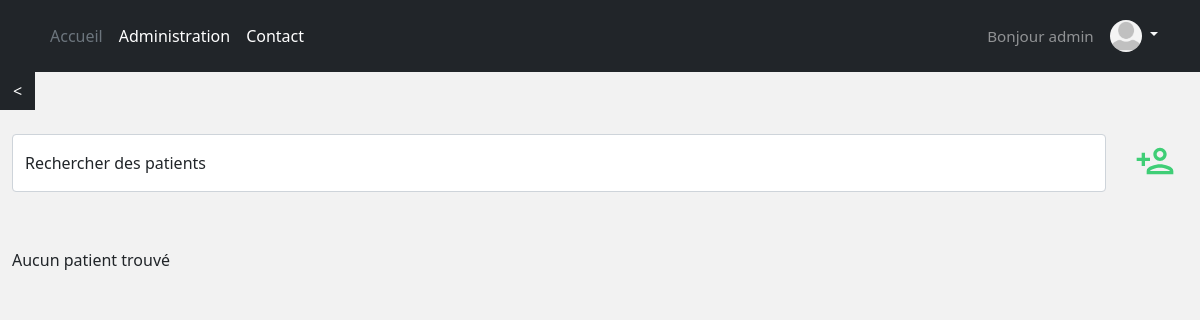
Before: /patient/patients/is_author/ (signed in) with the older database file.
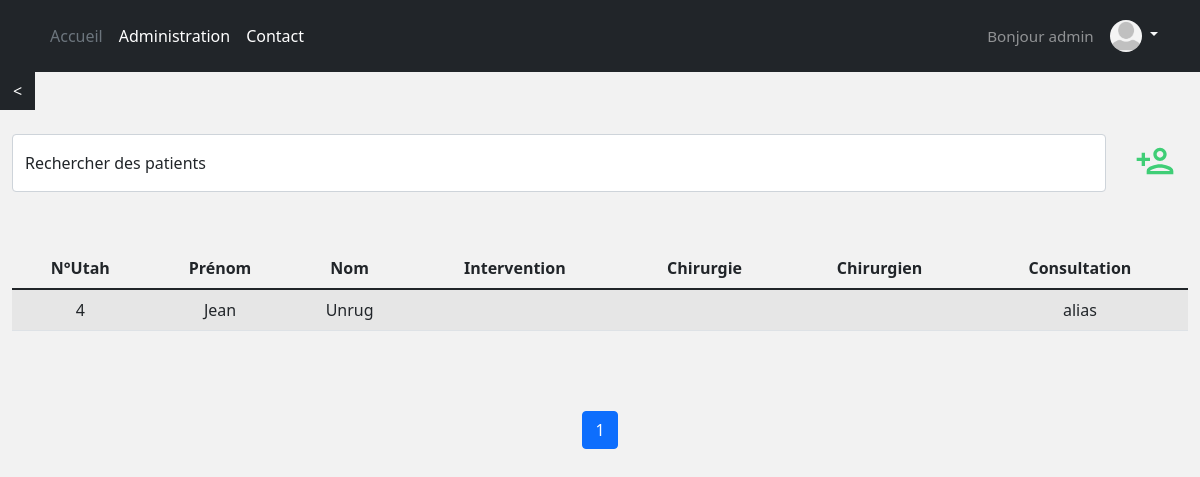
After: the same page with the newer database file.
### account/models.py (models this page shows, shortened)
class Account(AbstractBaseUser):
    username = models.CharField(max_length=30, unique=True)
    email = models.EmailField(verbose_name="email", max_length=60, unique=True)
    alias = models.CharField(max_length=200, default="Dr.")
    profile_picture = models.ImageField(upload_to=upload_location, blank=True, null=True)
    date_joined = models.DateTimeField(verbose_name='date joined', auto_now_add=True)
    last_login = models.DateTimeField(verbose_name='last login', auto_now=True)
    is_admin = models.BooleanField(default=False)
    is_active = models.BooleanField(default=True)
    is_staff = models.BooleanField(default=False)
    is_superuser = models.BooleanField(default=False)
    USERNAME_FIELD = 'username'
    REQUIRED_FIELDS = ['email']
    objects = MyAccountManager()
    def profile_picture_is_valid(self):
        return self.profile_picture and os.path.isfile(os.path.join(MEDIA_ROOT, self.profile_picture.name))

### patient/models.py (models this page shows, shortened)
class Patient(models.Model):
    firstname = models.CharField('prénom', max_length=200, default="")
    lastname = models.CharField('nom', max_length=200, default="")
    height = models.IntegerField('taille')
    weight = models.IntegerField('poids')
    ddn = models.DateField('Date de naissance')
    ddi = models.DateField("Date de l'intervention", null=True, blank=True)
    intervention = models.CharField('intervention', max_length=200, default="", blank=True)
    chirurgien = models.CharField('chirurgien', max_length=200, default="", blank=True)
    chirurgie = models.CharField("Discipline de l'intervention", max_length=40, choices=to_choice(CHIR_CHOICES), blank=True)
    bleeding_risk = models.CharField("Risque hémorragique de la chirurgie", max_length=100, choices=to_choice(BLEEDRISK_CHOICES), blank=True)
    ddconsult = models.DateField("Date de la consultation", auto_now_add=True, blank=True)
    traitements = models.JSONField(default=dict, blank=True)
    algo = models.CharField("Algorithme suivi", max_length=40, choices=to_choice(ALGO_CHOICES), blank=True)
    algo_complete_results = models.JSONField(default=dict)
    schema_therap = models.CharField("Schéma thérapeutique donné au patient", max_length=40, default="Date exacte",
                                     choices=to_choice(["Date exacte", "Terminologie 'dernière prise à J-xx'", "Pas d'arrêt du traitement"]))
    aptt = models.IntegerField('APTT', null=True, blank=True)
    pt = models.IntegerField('PT', null=True, blank=True)
    inr = models.IntegerField('INR', null=True, blank=True)
    hemoglobine = models.IntegerField('Hémoglobine', null=True, blank=True)
    plaquette = models.IntegerField('Plaquettes', null=True, blank=True)
    dfg = models.IntegerField('DFG', null=True, blank=True)
    vol_sang = models.IntegerField('Volume de saignement peropératoire', null=True, blank=True)
    coag = models.CharField("Qualité de la coagulation selon le chirurgien", max_length=2, default='-5',
                            choices=to_choice(['-' + str(i) for i in range(6)] + ['+' + str(i) for i in range(5, -1, -1)]))
    incl_num = models.AutoField(primary_key=True)
    date_published = models.DateTimeField(auto_now_add=True, verbose_name="date published")
    date_updated = models.DateTimeField(auto_now=True, verbose_name="date updated")
    author = models.ForeignKey(settings.AUTH_USER_MODEL, on_delete=models.CASCADE)
    slug = models.SlugField(blank=True, unique=True)

### patient/views.py (the view)
# urls.py: path('patients/<filter>/', patients_view, name="patients"),
@login_required(login_url='login')
def patients_view(request, filter):
    context = {}
    query, patients = get_patients_page(request, N_PATIENTS_PER_PAGE, filter)
    context['patients'] = patients
    context['n_patients'] = len(patients)
    if query:
        context['query'] = query
    return render(request, 'patient/patients.html', context)

### patient/utils.py (called while the page is built)
def get_patients_queryset(query=None, **kwargs):
    queryset = []
    queries = query.split(" ")
    ref_patients = Patient.objects.filter(**kwargs)
    for q in queries:
        patients = Patient.objects.filter(
            Q(incl_num__icontains=q) |
            Q(firstname__icontains=q) |
            Q(lastname__icontains=q) |
            Q(intervention__icontains=q) |
            Q(chirurgie__icontains=q) |
            Q(chirurgien__icontains=q)
        ).distinct()
        for patient in patients:
            if patient in ref_patients:
                queryset.append(patient)
    return list(set(queryset))

def get_patients_page(request, patients_per_page=10, filter='is_author'):
    query = ""
    if request.GET:
        query = str(request.GET.get('q', ''))
    kwargs = {}
    if filter == "is_author":
        kwargs["author"] = request.user
    patients = sorted(get_patients_queryset(query, **kwargs), key=attrgetter('date_updated'), reverse=True)
    page = request.GET.get('page', 1)
    patients_paginator = Paginator(patients, patients_per_page)
    try:
        patients = patients_paginator.page(page)
    except PageNotAnInteger:
        patients = patients_paginator.page(patients_per_page)
    except EmptyPage:
        patients = patients_paginator.page(patients_paginator.num_pages)
    return query, patients

### patient/templates/patient/patients.html (shortened to what this page needs)
{% extends 'base.html' %}
{% load bootstrap %}
{% load static %}
{% block content %}
<a href="{% url 'home' %}" class="btn btn-dark" style="border-radius: 0;"><</a>
<br><br>
<div class="container-fluid d-grid gap-3 align-items-center" style="grid-template-columns: 2fr;">
  <div class="d-flex align-items-left">
    <form class="w-100 me-3" method="get">
      <div class="form-floating">
        <input class="form-control"  name="q" type="search" id="id_q" placeholder="recherche">
        <label for="id_q">Rechercher des patients</label>
      </div>
    </form>
    <div class=add-patient>
      <a href="{% url 'patient:preop' %}" class="btn">
        <img src="{% static 'images/add_patient.svg' %}" class="icon2" width="40px" />
      </a>
    </div>
  </div>
  <br>
  {% if n_patients %}
  <div class="table-responsive">
    <table id="mytable" class="table table-bordred table-striped sortable">
      <thead>
        <th>N°Utah</th>
        <th>Prénom</th>
        <th>Nom</th>
        <th>Intervention</th>
        <th>Chirurgie</th>
        <th>Chirurgien</th>
        <th>Consultation</th>
      </thead>
      <tbody>
        {% for file in patients %}
          <tr data-href="{% url 'patient:detail' file.slug %}">
            <td>{{file.incl_num}}</td>
            <td>{{file.firstname}}</td>
            <td>{{file.lastname}}</td>
            <td>{{file.intervention}}</td>
            <td>{{file.chirurgie}}</td>
            <td>{{file.chirurgien}}</td>
            <td>{{file.author.alias}}</td>
          </tr>
        {% endfor %}
      </tbody>
    </table>
   </div>
  {% include 'patient/snippets/patient_pagination.html' with patients=patients %}
  {% else %}
  <p>Aucun patient trouvé</p>
  {% endif %}
</div>
{% endblock content %}

### templates/base.html (shortened to what this page needs)
<!DOCTYPE html>
<html lang=fr>
<head>
  <link href="https://cdn.jsdelivr.net/npm/bootstrap@5.1.3/dist/css/bootstrap.min.css" rel="stylesheet">
</head>
<body>
{% if request.user.is_authenticated %}
  {% include 'snippets/header.html' %}
{% endif %}
<div class="main">
	{% block content %}
	{% endblock content %}
  <br><br>
</div>
</body>
</html>

### templates/snippets/header.html (shortened to what this page needs)
{% load static %}
<header class="p-3 bg-dark text-white">
	<div class="container">
		<div class="d-flex flex-wrap align-items-center justify-content-center justify-content-lg-start">
			<ul class="nav col-12 col-lg-auto me-lg-auto mb-2 justify-content-center mb-md-0">
				<li><a class="nav-link px-2 text-secondary" href="{% url 'home' %}">Accueil</a></li>
				<li><a class="nav-link px-2 text-white" href="/admin/">Administration</a></li>
				<li><a class="nav-link px-2 text-white" href="#">Contact</a></li>
			</ul>
			<h2 class="h2 col-12 col-lg-auto mb-3 mb-lg-0 me-lg-3 text-center"> Bonjour {{ user.username }}</h2>
			<div class="dropdown text-end">
				<a href="#" class="d-block link-light text-decoration-none dropdown-toggle" id="dropdownUser1" data-bs-toggle="dropdown" aria-expanded="false">
					{% if user.profile_picture_is_valid %}
					<img src="{{user.profile_picture.url}}" alt="mdo" width="32" height="32" class="rounded-circle">
					{% else %}
					<img src="{% static 'images/default_profile_picture.png' %}" alt="mdo" width="32" height="32" class="rounded-circle">
			    {% endif %}
				</a>
			</div>
		</div>
	</div>
</header>

### patient/templates/patient/snippets/patient_pagination.html (shortened to what this page needs)
<div class="d-flex flex-column m-auto pagination mt-5">
<nav aria-label="Page navigation">
  <ul class="pagination pg-grey justify-content-center">
  {% for i in patients.paginator.page_range %}
    {% if patients.number == i %}
      <li class="page-item active"><a class="page-link">{{ i }}</a></li>
    {% else %}
      <li class="page-item" ><a class="page-link" href="?{% if query %}q={{query}}&{% endif %}page={{ i }}">{{ i }}</a></li>
    {% endif %}
  {% endfor %}
</ul>
</nav>
</div>

### templates/snippets/base_css.html (style rules this page uses)
body { background-color: #f2f2f2; }
.icon2 { color: white; filter: invert(50%) sepia(50%) saturate(500%) brightness(120%) contrast(100%) hue-rotate(90deg); }

### templates/snippets/header.html (style rules this page uses)
.dropdown-toggle { outline: 0; }
.h2 { font-size: 95%; color: rgba(255, 255, 255, 0.5); }

### templates/base.html (style rules this page uses)
.main { min-height: 100vh; height: 100%; }

### patient/templates/patient/patients.html (style rules this page uses)
td { vertical-align:middle; text-align:center; cursor: pointer; }
th { vertical-align:middle; text-align:center; }

Changed rows visible on the page:
added Patient: incl_num "4", firstname "Jean", lastname "Unrug", author.alias "alias"
Other visible differences:
text no longer shown: "Aucun patient trouvé"
text now shown: "N°Utah Prénom Nom Intervention Chirurgie Chirurgien Consultation"
new list line: "1"
